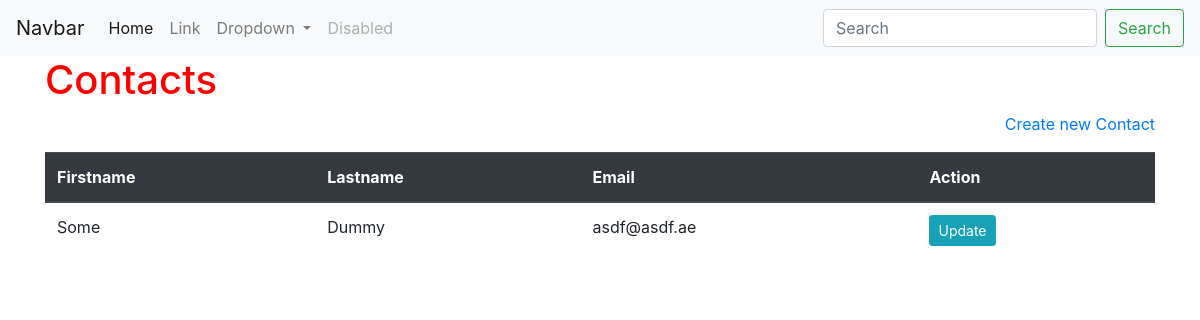
The page /contacts/ on the database as committed earlier.
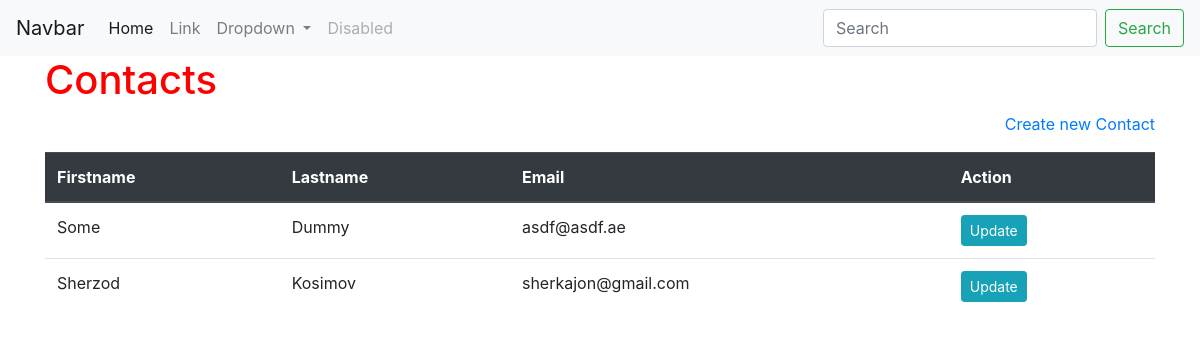
The same page on the database as committed later.
### contacts/models.py (models this page shows)
class Contact(models.Model):
    firstname = models.CharField(max_length=30)
    lastname = models.CharField(max_length=30)
    email = models.EmailField()
    phone_number = models.CharField(max_length=15)
    designation = models.CharField(max_length=60)
    organization = models.ForeignKey(Organization, null=True, on_delete=models.SET_NULL)

### contacts/views.py (the view)
# urls.py: path('', views.mainpage, name="home"),
def mainpage(request):
    contacts = Contact.objects.all()
    return render(request, 'contacts_page.html', {'contacts': contacts})

### contacts/templates/contacts_page.html
{% extends 'base.html' %}
{% block pagebody %}
    <h1>Contacts</h1>
    <p class="text-right"><a href="{% url 'createContact' %}">Create new Contact</a></p>
    <table class="table table-hover table-alter">
        <thead class="thead-dark">
        <tr class="success">
            <th>Firstname</th>
            <th>Lastname</th>
            <th>Email</th>
            <th>Action</th>
        </tr>
        </thead>
        {% for contact in contacts %}
        <tr>
            <td>{{ contact.firstname }}</td>
            <td>{{ contact.lastname }}</td>
            <td>{{ contact.email }}</td>
            <td><a class="btn btn-sm btn-info" href="{% url 'updateContact' contact.id %}">Update</a></td>
        </tr>
        {% endfor %}
    </table>
{% endblock %}

### templates/base.html (shortened to what this page needs)
<!doctype html>
<html lang="en">
  <head>
    <link rel="stylesheet" href="https://stackpath.bootstrapcdn.com/bootstrap/4.5.0/css/bootstrap.min.css">
    {% load static %}
    <link rel="stylesheet" href="{% static 'assets/style.css' %}">
  </head>
  <body>
  <nav class="navbar navbar-expand-lg navbar-light bg-light">
  <a class="navbar-brand" href="#">Navbar</a>
  <div class="collapse navbar-collapse" id="navbarSupportedContent">
    <ul class="navbar-nav mr-auto">
      <li class="nav-item active">
        <a class="nav-link" href="#">Home <span class="sr-only">(current)</span></a>
      </li>
      <li class="nav-item">
        <a class="nav-link" href="#">Link</a>
      </li>
      <li class="nav-item dropdown">
        <a class="nav-link dropdown-toggle" href="#" id="navbarDropdown" role="button" data-toggle="dropdown" aria-haspopup="true" aria-expanded="false">
          Dropdown
        </a>
      </li>
      <li class="nav-item">
        <a class="nav-link disabled" href="#" tabindex="-1" aria-disabled="true">Disabled</a>
      </li>
    </ul>
    <form class="form-inline my-2 my-lg-0">
      <input class="form-control mr-sm-2" type="search" placeholder="Search" aria-label="Search">
      <button class="btn btn-outline-success my-2 my-sm-0" type="submit">Search</button>
    </form>
  </div>
</nav>
  <div class="container">
    {% block pagebody %}
    {% endblock %}
  </div>
  </body>
</html>

### contacts/static/assets/style.css (style rules this page uses)
h1 { color: red; }

Rows that differ between the two databases and show on the page:
added Contact: firstname "Sherzod", lastname "Kosimov", email "sherkajon@gmail.com"
